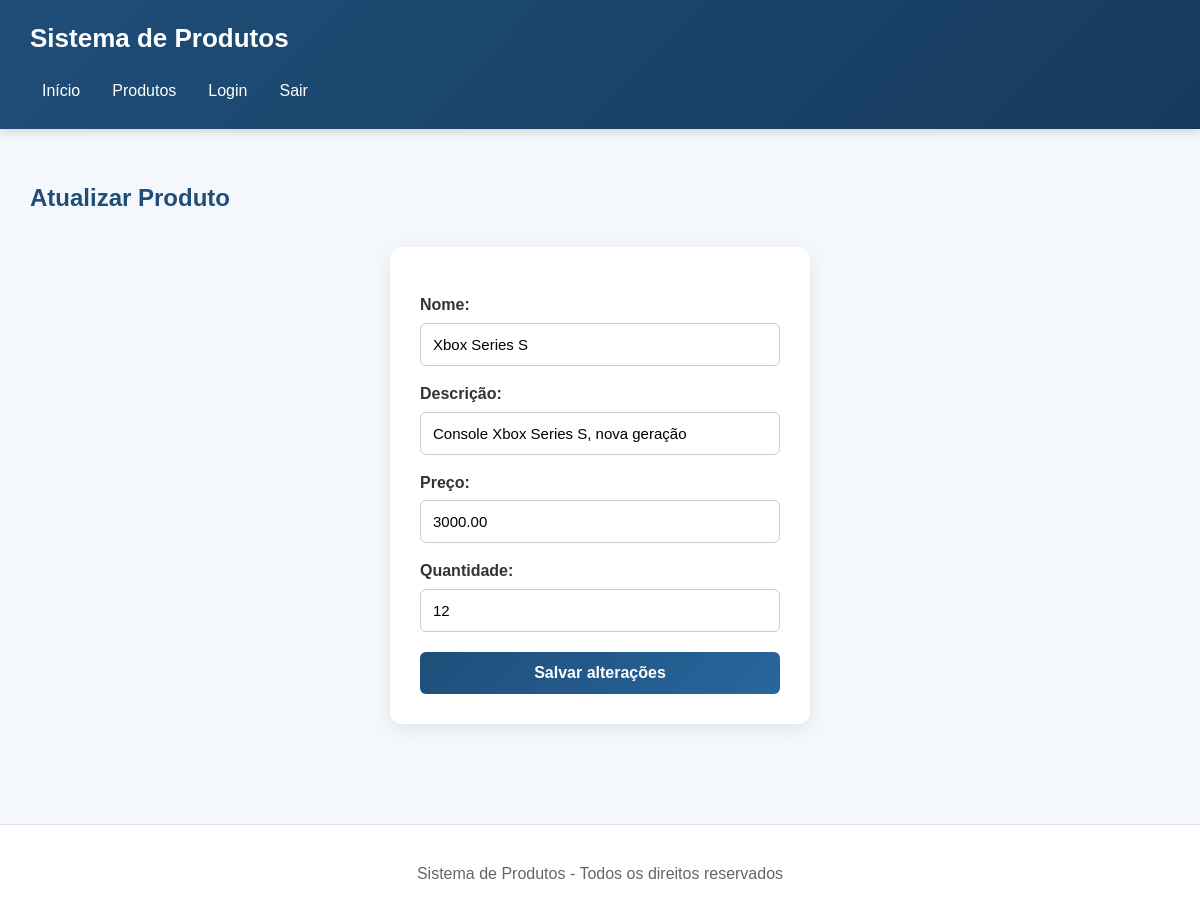
/produtos/atualizar.php?id=3 (signed in), run on the app's committed database.
### tables this page shows
CREATE TABLE `produtos` (
  `id` int(11) NOT NULL,
  `nome` varchar(100) NOT NULL,
  `descricao` varchar(255) NOT NULL,
  `preco` decimal(10,2) NOT NULL,
  `quantidade` int(11) NOT NULL
);

### produtos/atualizar.php (the view, shortened to what this page needs)
<?php
require __DIR__ . '/../conexao.php';
$id = $_GET['id'];
$sql = "SELECT * FROM produtos WHERE id = '$id'";
$resultado = mysqli_query($conexao, $sql);
$produto = mysqli_fetch_assoc($resultado);
?>
<?php require __DIR__ . '/../cabecalho.php'; ?>
<main>
    <h2>Atualizar Produto</h2>
    <form action="atualizar.php" method="POST">
        <label>Nome:</label>
        <input type="text" name="nome" value="<?php echo $produto['nome']; ?>"><br>
        <label>Descrição:</label>
        <input type="text" name="descricao" value="<?php echo $produto['descricao']; ?>"><br>
        <label>Preço:</label>
        <input type="text" name="preco" value="<?php echo $produto['preco']; ?>"><br>
        <label>Quantidade:</label>
        <input type="text" name="quantidade" value="<?php echo $produto['quantidade']; ?>"><br>
        <button type="submit">Salvar alterações</button>
    </form>
</main>
<?php require __DIR__ . '/../rodape.php'; ?>

### css/style.css (style rules this page uses)
* { box-sizing: border-box; }
body { font-family: Arial, sans-serif; margin: 0; background: #f4f7fb; color: #333; line-height: 1.6; }
main { width: 100%; max-width: 1200px; margin: 0 auto; padding: 30px; }
main h1, main h2, main h3 { color: #1f4e79; }
form { width: 100%; max-width: 420px; margin: 30px auto; background-color: white; padding: 30px; border-radius: 12px; box-shadow: 0 5px 20px rgba(0, 0, 0, 0.08); }
form label { display: block; margin-top: 15px; margin-bottom: 5px; font-weight: bold; color: #333; }
form input { width: 100%; padding: 12px; border: 1px solid #ccc; border-radius: 6px; font-size: 15px; outline: none; transition: 0.3s; }
form button { width: 100%; margin-top: 20px; padding: 12px 16px; background: linear-gradient(135deg, #1f4e79, #28669d); color: white; border: none; border-radius: 6px; font-size: 16px; font-weight: bold; cursor: pointer; transition: 0.3s; }

### data on the page
produtos: nome "Xbox Series S", descricao "Console Xbox Series S, nova geração", preco "3000.00", quantidade "12"
